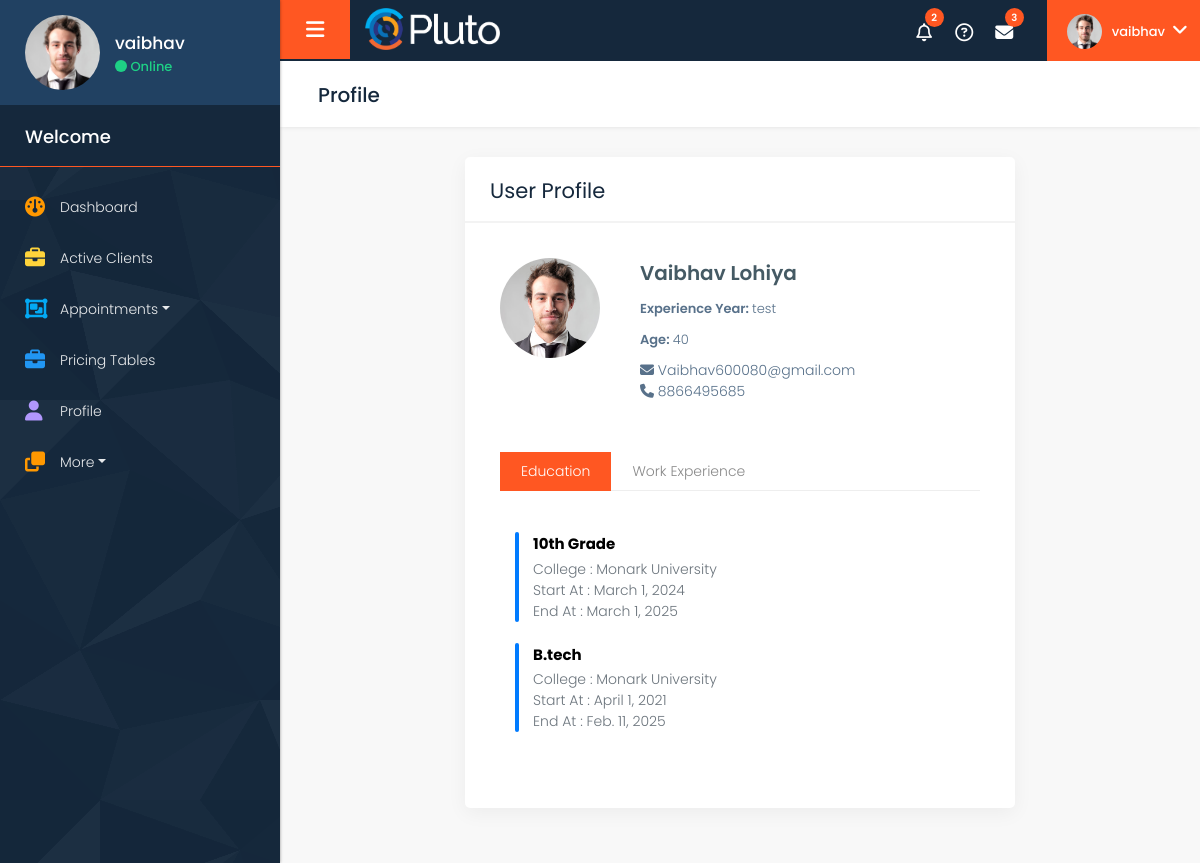
/profile (signed in), run on an earlier commit of the app's database.
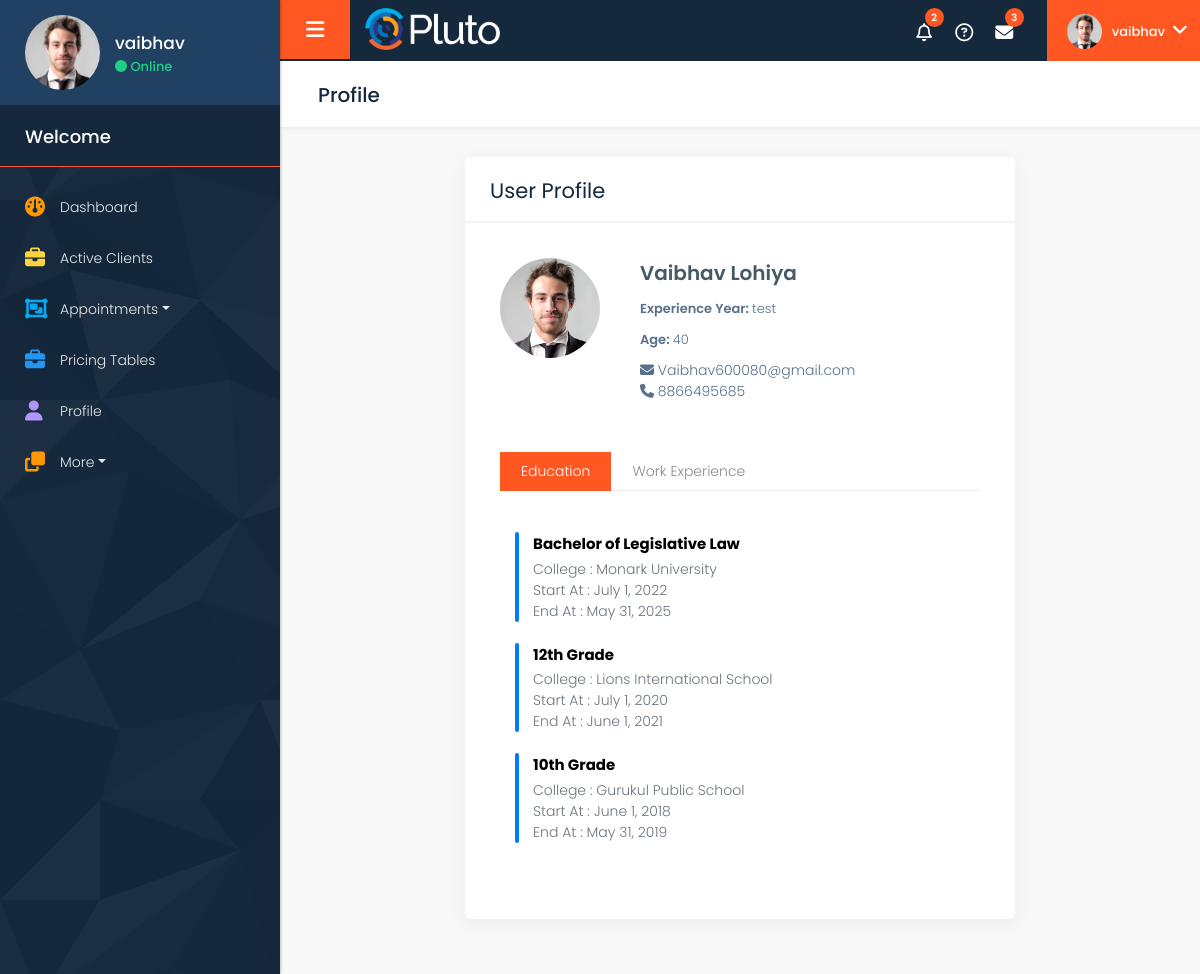
And on a later commit of the database.
### adminapp/models.py (models this page shows, shortened)
class lawyer(models.Model):
    name = models.CharField(max_length=50)
    email = models.EmailField()
    age = models.IntegerField(null=True, blank=True)
    password = models.CharField(max_length=50)

class Education(models.Model):
    lawyer = models.ForeignKey(lawyer, on_delete=models.CASCADE, related_name="educations")
    degree = models.CharField(max_length=100)
    expertise = models.CharField(max_length=25)
    institution = models.CharField(max_length=100)
    start_date = models.DateField()
    end_date = models.DateField()
    class Meta:
        ordering = ['-end_date']

### lawyerapp/views.py (the view)
# urls.py: path('profile', views.profile),
def profile(request):
    name = request.session['user_id']
    prof_ile = lawyer.objects.filter(id=name).values('name','email').first
    education = Education.objects.filter(lawyer=name).values('degree','institution','expertise','start_date','end_date').all().order_by('-end_date')
    experience = Work_experience.objects.filter(lawyer=name).values('Court','start_date','end_date').all()
    return render(request,'lawyerapp/profile.html',{'profile':prof_ile,'education':education,'experience':experience})

### templates/lawyerapp/profile.html (shortened to what this page needs)
<!DOCTYPE html>
{% load static %}
<html lang="en">
  <head>
    <link
      rel="stylesheet"
      href="{% static 'lawyerapp/css/bootstrap.min.css' %}"
    />
    <link rel="stylesheet" href="{% static 'lawyerapp/style.css' %}" />
    <link
      href="https://cdnjs.cloudflare.com/ajax/libs/font-awesome/6.5.1/css/all.min.css"
      rel="stylesheet"
    />
  </head>
  <body class="dashboard">
    <div class="full_container">
      <div class="inner_container">
        {% include 'lawyerapp/sidebar.html' %}
        <div id="content">
          {% include 'lawyerapp/top.html' %}
          <div class="midde_cont">
            <div class="container-fluid">
              <div class="row column_title">
                <div class="col-md-12">
                  <div class="page_title">
                    <h2>Profile</h2>
                  </div>
                </div>
              </div>
              <div class="row column1">
                <div class="col-md-2"></div>
                <div class="col-md-8">
                  <div class="white_shd full margin_bottom_30">
                    <div class="full graph_head">
                      <div class="heading1 margin_0">
                        <h2>User Profile</h2>
                      </div>
                    </div>
                    <div class="full price_table padding_infor_info">
                      <div class="row">
                        <div class="col-lg-12">
                          <div class="full dis_flex center_text">
                            <div class="profile_img">
                              <img
                                width="100"
                                class="rounded-circle"
                                src="{% static 'lawyerapp/images/layout_img/user_img.jpg'%}"
                                alt="Lawyer Image"
                              />
                            </div>
                            <div class="profile_contant">
                              <div class="contact_inner">
                                <h3>{{profile.name}}</h3>
                                <p><strong>Experience Year: </strong>test</p>
                                <p><strong>Age: </strong>40</p>
                                <ul class="list-unstyled">
                                  <li>
                                    <i class="fa fa-envelope-o"></i>
                                    Vaibhav600080@gmail.com
                                  </li>
                                  <li>
                                    <i class="fa fa-phone"></i> 8866495685
                                  </li>
                                </ul>
                              </div>
                            </div>
                          </div>
                          <div class="full inner_elements margin_top_30">
                            <div class="tab_style2">
                              <div class="tabbar">
                                <nav>
                                  <div
                                    class="nav nav-tabs"
                                    id="nav-tab"
                                    role="tablist"
                                  >
                                    <a
                                      class="nav-item nav-link active"
                                      id="nav-edu-tab"
                                      data-toggle="tab"
                                      href="#education"
                                      role="tab"
                                      >Education</a
                                    >
                                    <a
                                      class="nav-item nav-link"
                                      id="nav-exp-tab"
                                      data-toggle="tab"
                                      href="#experience"
                                      role="tab"
                                      >Work Experience</a
                                    >
                                  </div>
                                </nav>
                                <div class="tab-content" id="nav-tabContent">
                                  <div
                                    class="tab-pane fade show active"
                                    id="education"
                                    role="tabpanel"
                                  >
                                  <div class="container mt-4">
                                    {% for edu in education%}
                                      <div class="d-flex mb-4">
                                        <div
                                          class="education-border me-3 mr-3"
                                        ></div>
                                        <div>
                                          <h5 class="mb-1">{{edu.degree}}</h5>
                                          <p class="text-muted mb-0">
                                            College : {{edu.institution}}
                                          </p>
                                          <p class="text-muted mb-0">
                                            Start At : {{edu.start_date}}
                                          </p>
                                          <p class="text-muted mb-0">
                                            End At : {{edu.end_date}}
                                          </p>
                                        </div>
                                      </div>
                                      {% endfor %}
                                    </div>
                                  </div>
                                </div>
                              </div>
                            </div>
                          </div>
                        </div>
                      </div>
                    </div>
                  </div>
                  <div class="col-md-2"></div>
                </div>
              </div>
            </div>
          </div>
        </div>
      </div>
    </div>
  </body>
</html>

### templates/lawyerapp/sidebar.html (shortened to what this page needs)
{% load static %}
<nav id="sidebar">
    <div class="sidebar_blog_1">
       <div class="sidebar_user_info">
          <div class="user_profle_side">
             <div class="user_img"><img class="img-responsive" src="{% static 'lawyerapp/images/layout_img/user_img.jpg'%}" alt="#" /></div>
             <div class="user_info">
                <h6>{{request.session.name}}</h6>
                <p><span class="online_animation"></span> Online</p>
             </div>
          </div>
       </div>
    </div>
    <div class="sidebar_blog_2">
       <h4>Welcome </h4>
       <ul class="list-unstyled components">
          <li class="active">
             <a href="/"><i class="fa fa-dashboard yellow_color"></i> <span>Dashboard</span></a>
          </li>
          <li><a href="/activeclient"><i class="fa-solid fa-briefcase" style="color: #FFD43B;"></i> <span>Active Clients</span></a></li>
          <li>
             <a href="#Appointments" data-toggle="collapse" aria-expanded="false" class="dropdown-toggle"><i class="fa fa-object-group blue2_color"></i> <span>Appointments</span></a>
          </li>
          <li><a href="/pricing"><i class="fa fa-briefcase blue1_color"></i> <span>Pricing Tables</span></a></li>
          <li>
             <a href="/profile">
               <i class="fa-solid fa-user" style="color: #B197FC;"></i> <span>Profile</span></a>
          </li>
          <li class="active">
             <a href="#additional_page" data-toggle="collapse" aria-expanded="false" class="dropdown-toggle"><i class="fa fa-clone yellow_color"></i> <span>More </span></a>
          </li>
       </ul>
    </div>
 </nav>

### templates/lawyerapp/top.html (shortened to what this page needs)
{% load static %}
<div class="topbar">
    <nav class="navbar navbar-expand-lg navbar-light">
       <div class="full">
          <button type="button" id="sidebarCollapse" class="sidebar_toggle"><i class="fa fa-bars"></i></button>
          <div class="logo_section">
             <a href="index"><img class="img-responsive" src="{% static 'lawyerapp/images/logo/logo.png'%}" alt="#" /></a>
          </div>
          <div class="right_topbar">
             <div class="icon_info">
                <ul>
                   <li><a href="#"><i class="fa-regular fa-bell"></i><span class="badge">2</span></a></li>
                   <li><a href="#"><i class="fa-regular fa-circle-question"></i></a></li>
                   <li><a href="#"><i class="fa-solid fa-envelope"></i><span class="badge">3</span></a></li>
                </ul>
                <ul class="user_profile_dd">
                   <li>
                      <a class="dropdown-toggle" data-toggle="dropdown"><img class="img-responsive rounded-circle" src="{% static 'lawyerapp/images/layout_img/user_img.jpg'%}" alt="#" /><span class="name_user">{{request.session.name}}</span></a>
                   </li>
                </ul>
             </div>
          </div>
       </div>
    </nav>
 </div>

### templates/lawyerapp/profile.html (style rules this page uses)
.education-border { width: 4px; background-color: #007bff; }
h5, .education-border { text-transform: none !important; border-radius: 10px; }

What changed in the data, as far as the page shows it:
changed Education "Monark University": degree "B.tech" → "Bachelor of Legislative Law"; start_date "April 1, 2021" → "July 1, 2022"; end_date "Feb. 11, 2025" → "May 31, 2025"; moves up the list
added Education: degree "12th Grade", institution "Lions International School", start_date "July 1, 2020", end_date "June 1, 2021"
changed Education "10th Grade": institution "Monark University" → "Gurukul Public School"; start_date "March 1, 2024" → "June 1, 2018"; end_date "March 1, 2025" → "May 31, 2019"
